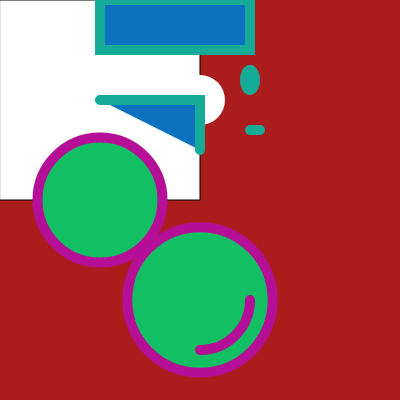
Frame 1 (no input)
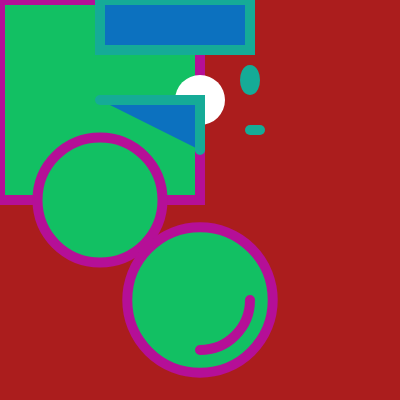
Frame 60 (no input)
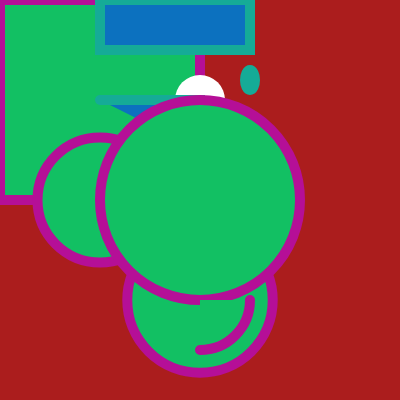
Frame 120 (the mouse pressed at the canvas centre since frame 60)

The p5.js sketch that drew these frames (run headless with seeded random() and noise() and a simulated clock; from frame 60 on, the mouse is pressed at the canvas centre):

// p5.js sketch
// ── sketch.js
let circleSize = 125;
//variable declaration;
//"let" is a keyword that allows you to declare a variable
//im the below example, a new variable is created
// called "circleSize" which is storing a number (125)

function setup() {
  createCanvas(400, 400);
  
}

function draw() {
  // a grayscale color is denoted as a number 0-255
  // an rgb color is denoted as 3 numbers (red, green, blue)
  //background (127,54,200)
  //we can use the name of a color like "black" or "olive"
  //background("rgb(0,0,0)");
  background("rgba(171, 29, 29, 1)"); 
  rect(0,0,width/2, height/2);
  noStroke();
  fill("rgb 0,0,0")
circle(200,100,50);
//circle takes 3 parameters, x, y and d;
  stroke("rgba(21, 171, 151, 1)");
  strokeWeight("10");
  //nostroke(); gets rid of the stroke completely
  //nofill() gets rid of fill completely
  fill("rgba(12, 113, 191, 1)");
  //rect takes 4 parametrs:
  //x coord of top left, y coord of top left, width and height
  rect(100,00,150,50);
  //elipse (x,y,w,h)
  ellipse(250,80,10,20);
  //line takes 2 coordinates x1,y1,x2,y2
  line(250,130,260,130);
  //to draw complex polygons (more than 2 cords)
  // create a beginShape(); function function and endshape function
  // any vertex(x,y) functions you place inbetweem beginShape and endShape
  //will be rendered as points in a complete polygon
  beginShape();
  vertex(100,100) // leftmost coordinate
  vertex(200,100)// top right coordinate
  vertex(200,150) // bottom most coordinate
  endShape(close); // CLOSE parameter closes the polygon
 
 
  fill("rgba(18, 192, 99, 1)");
  stroke("rgba(181, 15, 151, 1)");
   circle(100,100+100,circleSize);
   circle(width/2,height*0.75,width/2.75);
 
ellipse(mouseX,mouseY,mouseY,mouseX);
//arcs are like elipses, except they have extra parameters
//start and end, which are provided in Radians format
//you can convert degrees to radians using the radians() function
arc(width/2,height*0.75,100,100,0,PI/2)
}
